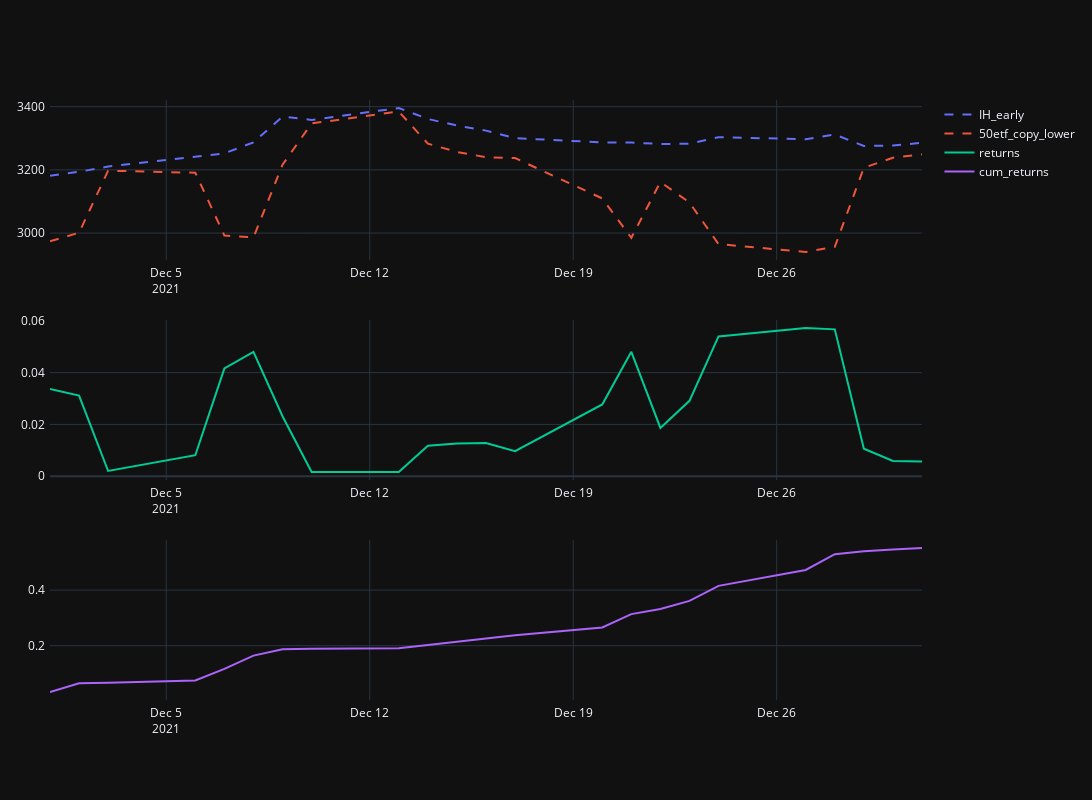

Notebook source saved alongside this figure:
### Code cell
colors = px.colors.qualitative.Plotly
import plotly.subplots as sp

figure = sp.make_subplots(rows=3, cols=1)

figure.append_trace(go.Scatter(x=stock_50futures['id'], y=stock_50futures['IH_early'],
                               mode='lines', line=dict(color=colors[0], dash='dash'), name="IH_early"),
                    row=1, col=1)
figure.append_trace(go.Scatter(x=stock_50futures['id'], y=stock_50futures['50etf_copy_lower'],
                               mode='lines', line=dict(color=colors[1], dash='dash'), name="50etf_copy_lower"),
                    row=1, col=1)

figure.append_trace(go.Scatter(x=stock_50futures['id'], y=stock_50futures['returns'],
                               mode='lines', line=dict(color=colors[2]), name="returns"),
                    row=2, col=1)
figure.append_trace(go.Scatter(x=stock_50futures['id'], y=stock_50futures['cum_returns'],
                               mode='lines', line=dict(color=colors[3]), name="cum_returns"),
                    row=3, col=1)

figure.update_layout(autosize=False, width=1200, height=800, margin=dict(l=50, r=50, b=100, t=100, pad=4))
figure.show(width=16, height=16)

### Figure 1 — Plotly figure (JSON) as saved in the notebook; plotly's stock layout.template omitted (floating-point values rounded to 4 significant figures)
{"data": [{"line": {"color": "#636EFA", "dash": "dash"}, "mode": "lines", "name": "IH_early", "x": ["2021-12-01T00:00:00", "2021-12-02T00:00:00", "2021-12-03T00:00:00", "2021-12-06T00:00:00", "2021-12-07T00:00:00", "2021-12-08T00:00:00", "2021-12-09T00:00:00", "2021-12-10T00:00:00", "2021-12-13T00:00:00", "2021-12-14T00:00:00", "2021-12-15T00:00:00", "2021-12-16T00:00:00", "2021-12-17T00:00:00", "2021-12-20T00:00:00", "2021-12-21T00:00:00", "2021-12-22T00:00:00", "2021-12-23T00:00:00", "2021-12-24T00:00:00", "2021-12-27T00:00:00", "2021-12-28T00:00:00", "2021-12-29T00:00:00", "2021-12-30T00:00:00", "2021-12-31T00:00:00"], "y": [3181.0, 3194.0, 3210.0, 3243.0, 3252.0, 3287.0, 3369.0, 3358.0, 3396.0, 3361.0, 3340.0, 3324.0, 3300.0, 3287.0, 3286.0, 3282.0, 3282.0, 3303.0, 3297.0, 3312.0, 3276.0, 3277.0, 3286.0], "type": "scatter", "xaxis": "x", "yaxis": "y"}, {"line": {"color": "#EF553B", "dash": "dash"}, "mode": "lines", "name": "50etf_copy_lower", "x": ["2021-12-01T00:00:00", "2021-12-02T00:00:00", "2021-12-03T00:00:00", "2021-12-06T00:00:00", "2021-12-07T00:00:00", "2021-12-08T00:00:00", "2021-12-09T00:00:00", "2021-12-10T00:00:00", "2021-12-13T00:00:00", "2021-12-14T00:00:00", "2021-12-15T00:00:00", "2021-12-16T00:00:00", "2021-12-17T00:00:00", "2021-12-20T00:00:00", "2021-12-21T00:00:00", "2021-12-22T00:00:00", "2021-12-23T00:00:00", "2021-12-24T00:00:00", "2021-12-27T00:00:00", "2021-12-28T00:00:00", "2021-12-29T00:00:00", "2021-12-30T00:00:00", "2021-12-31T00:00:00"], "y": [2974.0, 3001.0, 3197.0, 3191.0, 2992.0, 2986.0, 3216.0, 3347.0, 3385.0, 3283.0, 3257.0, 3240.0, 3237.0, 3109.0, 2985.0, 3162.0, 3097.0, 2965.0, 2940.0, 2956.0, 3207.0, 3238.0, 3249.0], "type": "scatter", "xaxis": "x", "yaxis": "y"}, {"line": {"color": "#00CC96"}, "mode": "lines", "name": "returns", "x": ["2021-12-01T00:00:00", "2021-12-02T00:00:00", "2021-12-03T00:00:00", "2021-12-06T00:00:00", "2021-12-07T00:00:00", "2021-12-08T00:00:00", "2021-12-09T00:00:00", "2021-12-10T00:00:00", "2021-12-13T00:00:00", "2021-12-14T00:00:00", "2021-12-15T00:00:00", "2021-12-16T00:00:00", "2021-12-17T00:00:00", "2021-12-20T00:00:00", "2021-12-21T00:00:00", "2021-12-22T00:00:00", "2021-12-23T00:00:00", "2021-12-24T00:00:00", "2021-12-27T00:00:00", "2021-12-28T00:00:00", "2021-12-29T00:00:00", "2021-12-30T00:00:00", "2021-12-31T00:00:00"], "y": [0.03365, 0.03112, 0.002019, 0.008108, 0.04165, 0.04797, 0.02315, 0.001667, 0.001628, 0.01175, 0.01268, 0.01281, 0.009645, 0.02773, 0.04804, 0.01865, 0.0291, 0.05397, 0.05722, 0.05669, 0.01061, 0.005906, 0.005653], "type": "scatter", "xaxis": "x2", "yaxis": "y2"}, {"line": {"color": "#AB63FA"}, "mode": "lines", "name": "cum_returns", "x": ["2021-12-01T00:00:00", "2021-12-02T00:00:00", "2021-12-03T00:00:00", "2021-12-06T00:00:00", "2021-12-07T00:00:00", "2021-12-08T00:00:00", "2021-12-09T00:00:00", "2021-12-10T00:00:00", "2021-12-13T00:00:00", "2021-12-14T00:00:00", "2021-12-15T00:00:00", "2021-12-16T00:00:00", "2021-12-17T00:00:00", "2021-12-20T00:00:00", "2021-12-21T00:00:00", "2021-12-22T00:00:00", "2021-12-23T00:00:00", "2021-12-24T00:00:00", "2021-12-27T00:00:00", "2021-12-28T00:00:00", "2021-12-29T00:00:00", "2021-12-30T00:00:00", "2021-12-31T00:00:00"], "y": [0.03365, 0.06476, 0.06678, 0.07489, 0.1165, 0.1645, 0.1877, 0.1893, 0.191, 0.2027, 0.2154, 0.2282, 0.2378, 0.2656, 0.3136, 0.3322, 0.3613, 0.4153, 0.4725, 0.5292, 0.5398, 0.5457, 0.5514], "type": "scatter", "xaxis": "x3", "yaxis": "y3"}], "layout": {"xaxis": {"anchor": "y", "domain": [0.0, 1.0]}, "yaxis": {"anchor": "x", "domain": [0.7333, 1.0]}, "xaxis2": {"anchor": "y2", "domain": [0.0, 1.0]}, "yaxis2": {"anchor": "x2", "domain": [0.3667, 0.6333]}, "xaxis3": {"anchor": "y3", "domain": [0.0, 1.0]}, "yaxis3": {"anchor": "x3", "domain": [0.0, 0.2667]}, "margin": {"l": 50, "r": 50, "b": 100, "t": 100, "pad": 4}, "autosize": false, "width": 1200, "height": 800}}
